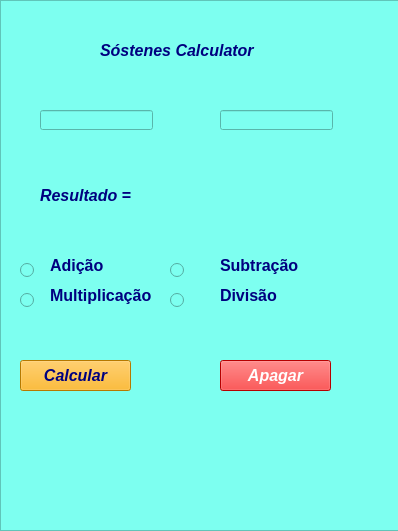
<?xml version="1.0" encoding="UTF-8"?>
<ui version="4.0">
 <class>Form</class>
 <widget class="QWidget" name="Form">
  <property name="geometry">
   <rect>
    <x>0</x>
    <y>0</y>
    <width>398</width>
    <height>531</height>
   </rect>
  </property>
  <property name="minimumSize">
   <size>
    <width>398</width>
    <height>531</height>
   </size>
  </property>
  <property name="maximumSize">
   <size>
    <width>398</width>
    <height>531</height>
   </size>
  </property>
  <property name="font">
   <font>
    <family>Nirmala UI</family>
    <pointsize>12</pointsize>
   </font>
  </property>
  <property name="windowTitle">
   <string>Form</string>
  </property>
  <widget class="QFrame" name="frame">
   <property name="geometry">
    <rect>
     <x>0</x>
     <y>0</y>
     <width>401</width>
     <height>531</height>
    </rect>
   </property>
   <property name="minimumSize">
    <size>
     <width>401</width>
     <height>531</height>
    </size>
   </property>
   <property name="maximumSize">
    <size>
     <width>401</width>
     <height>531</height>
    </size>
   </property>
   <property name="styleSheet">
    <string notr="true">background-color: rgb(125, 255, 240);</string>
   </property>
   <property name="frameShape">
    <enum>QFrame::StyledPanel</enum>
   </property>
   <property name="frameShadow">
    <enum>QFrame::Raised</enum>
   </property>
   <widget class="QLabel" name="label">
    <property name="geometry">
     <rect>
      <x>100</x>
      <y>30</y>
      <width>171</width>
      <height>41</height>
     </rect>
    </property>
    <property name="minimumSize">
     <size>
      <width>171</width>
      <height>41</height>
     </size>
    </property>
    <property name="font">
     <font>
      <family>Nirmala UI</family>
      <pointsize>12</pointsize>
      <weight>75</weight>
      <italic>true</italic>
      <bold>true</bold>
      <strikeout>false</strikeout>
     </font>
    </property>
    <property name="styleSheet">
     <string notr="true">color: rgb(255, 255, 255);
color: rgb(0, 0, 127);</string>
    </property>
    <property name="text">
     <string>Sóstenes Calculator</string>
    </property>
   </widget>
   <widget class="QLabel" name="label_2">
    <property name="geometry">
     <rect>
      <x>50</x>
      <y>250</y>
      <width>81</width>
      <height>31</height>
     </rect>
    </property>
    <property name="font">
     <font>
      <family>Nirmala UI</family>
      <pointsize>12</pointsize>
      <weight>75</weight>
      <bold>true</bold>
     </font>
    </property>
    <property name="styleSheet">
     <string notr="true">color: rgb(0, 0, 127);</string>
    </property>
    <property name="text">
     <string>Adição</string>
    </property>
   </widget>
   <widget class="QLabel" name="label_3">
    <property name="geometry">
     <rect>
      <x>220</x>
      <y>250</y>
      <width>81</width>
      <height>31</height>
     </rect>
    </property>
    <property name="font">
     <font>
      <family>Nirmala UI</family>
      <pointsize>12</pointsize>
      <weight>75</weight>
      <bold>true</bold>
     </font>
    </property>
    <property name="styleSheet">
     <string notr="true">color: rgb(0, 0, 127);</string>
    </property>
    <property name="text">
     <string>Subtração</string>
    </property>
   </widget>
   <widget class="QLabel" name="label_4">
    <property name="geometry">
     <rect>
      <x>50</x>
      <y>280</y>
      <width>111</width>
      <height>31</height>
     </rect>
    </property>
    <property name="font">
     <font>
      <family>Nirmala UI</family>
      <pointsize>12</pointsize>
      <weight>75</weight>
      <bold>true</bold>
     </font>
    </property>
    <property name="styleSheet">
     <string notr="true">color: rgb(0, 0, 127);</string>
    </property>
    <property name="text">
     <string>Multiplicação</string>
    </property>
   </widget>
   <widget class="QLabel" name="label_5">
    <property name="geometry">
     <rect>
      <x>220</x>
      <y>280</y>
      <width>81</width>
      <height>31</height>
     </rect>
    </property>
    <property name="font">
     <font>
      <family>Nirmala UI</family>
      <pointsize>12</pointsize>
      <weight>75</weight>
      <bold>true</bold>
     </font>
    </property>
    <property name="styleSheet">
     <string notr="true">color: rgb(0, 0, 127);</string>
    </property>
    <property name="text">
     <string>Divisão</string>
    </property>
   </widget>
   <widget class="QRadioButton" name="radioButton">
    <property name="geometry">
     <rect>
      <x>20</x>
      <y>260</y>
      <width>21</width>
      <height>21</height>
     </rect>
    </property>
    <property name="font">
     <font>
      <family>Nirmala UI</family>
      <pointsize>12</pointsize>
     </font>
    </property>
    <property name="text">
     <string/>
    </property>
   </widget>
   <widget class="QRadioButton" name="radioButton_2">
    <property name="geometry">
     <rect>
      <x>170</x>
      <y>260</y>
      <width>21</width>
      <height>21</height>
     </rect>
    </property>
    <property name="font">
     <font>
      <family>Nirmala UI</family>
      <pointsize>12</pointsize>
     </font>
    </property>
    <property name="text">
     <string/>
    </property>
   </widget>
   <widget class="QRadioButton" name="radioButton_3">
    <property name="geometry">
     <rect>
      <x>20</x>
      <y>290</y>
      <width>21</width>
      <height>21</height>
     </rect>
    </property>
    <property name="font">
     <font>
      <family>Nirmala UI</family>
      <pointsize>12</pointsize>
     </font>
    </property>
    <property name="text">
     <string/>
    </property>
   </widget>
   <widget class="QRadioButton" name="radioButton_4">
    <property name="geometry">
     <rect>
      <x>170</x>
      <y>290</y>
      <width>21</width>
      <height>21</height>
     </rect>
    </property>
    <property name="font">
     <font>
      <family>Nirmala UI</family>
      <pointsize>12</pointsize>
     </font>
    </property>
    <property name="text">
     <string/>
    </property>
   </widget>
   <widget class="QPushButton" name="pushButton">
    <property name="geometry">
     <rect>
      <x>20</x>
      <y>360</y>
      <width>111</width>
      <height>31</height>
     </rect>
    </property>
    <property name="font">
     <font>
      <family>Nirmala UI</family>
      <pointsize>12</pointsize>
      <weight>75</weight>
      <italic>true</italic>
      <bold>true</bold>
     </font>
    </property>
    <property name="styleSheet">
     <string notr="true">color: rgb(0, 0, 127);
background-color: rgb(255, 170, 0);</string>
    </property>
    <property name="text">
     <string>Calcular</string>
    </property>
   </widget>
   <widget class="QPushButton" name="pushButton_2">
    <property name="geometry">
     <rect>
      <x>220</x>
      <y>360</y>
      <width>111</width>
      <height>31</height>
     </rect>
    </property>
    <property name="font">
     <font>
      <family>Nirmala UI</family>
      <pointsize>12</pointsize>
      <weight>75</weight>
      <italic>true</italic>
      <bold>true</bold>
     </font>
    </property>
    <property name="styleSheet">
     <string notr="true">background-color: rgb(255, 0, 0);
color: rgb(255, 255, 255);</string>
    </property>
    <property name="text">
     <string>Apagar</string>
    </property>
   </widget>
   <widget class="QLineEdit" name="lineEdit">
    <property name="geometry">
     <rect>
      <x>40</x>
      <y>110</y>
      <width>113</width>
      <height>20</height>
     </rect>
    </property>
   </widget>
   <widget class="QLineEdit" name="lineEdit_2">
    <property name="geometry">
     <rect>
      <x>220</x>
      <y>110</y>
      <width>113</width>
      <height>20</height>
     </rect>
    </property>
   </widget>
   <widget class="QLabel" name="label_6">
    <property name="geometry">
     <rect>
      <x>40</x>
      <y>180</y>
      <width>101</width>
      <height>31</height>
     </rect>
    </property>
    <property name="font">
     <font>
      <family>Nirmala UI</family>
      <pointsize>12</pointsize>
      <weight>75</weight>
      <italic>true</italic>
      <bold>true</bold>
     </font>
    </property>
    <property name="styleSheet">
     <string notr="true">color: rgb(0, 0, 127);</string>
    </property>
    <property name="text">
     <string>Resultado =</string>
    </property>
   </widget>
   <widget class="QLabel" name="label_7">
    <property name="geometry">
     <rect>
      <x>180</x>
      <y>170</y>
      <width>141</width>
      <height>51</height>
     </rect>
    </property>
    <property name="font">
     <font>
      <family>Nirmala UI</family>
      <pointsize>14</pointsize>
     </font>
    </property>
    <property name="text">
     <string/>
    </property>
   </widget>
  </widget>
 </widget>
 <resources/>
 <connections/>
</ui>
